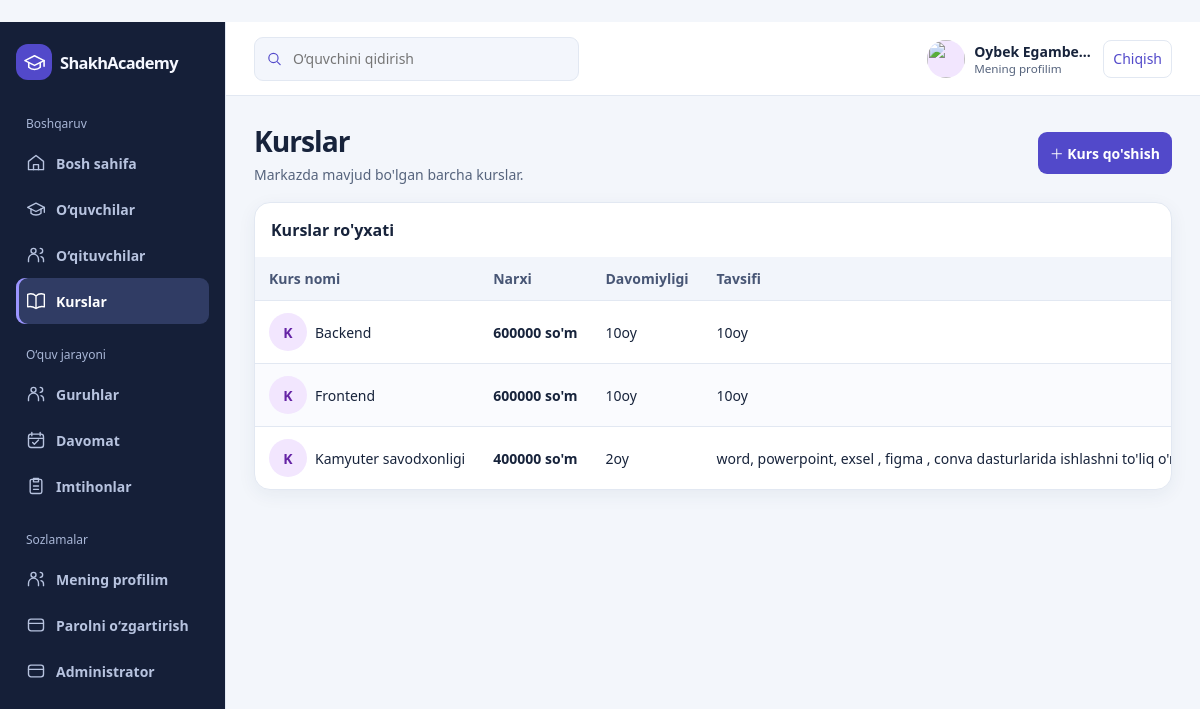
The app's page /courses/ (signed in) with its own data.
### cards/models.py (models this page shows, shortened)
class Course(models.Model):
    title = models.CharField(max_length=150)
    description = models.TextField()
    price = models.IntegerField()
    duration = models.CharField(max_length=100)

### cards/views.py (the view)
# urls.py: path('courses/', views.course_list, name='course_list'),
@login_required
def course_list(request):
    courses = Course.objects.order_by('title')
    return render(request, 'courses.html', {'courses': courses})

### templates/courses.html (shortened to what this page needs)
{% extends "base.html" %}
{% block content %}
<div class="page-head"><div><h1>Kurslar</h1><div class="muted">Markazda mavjud bo'lgan barcha kurslar.</div></div><a class="button" href="/admin/cards/course/add/">＋ Kurs qo'shish</a></div>
<div class="panel"><div class="panel-head"><h2 class="panel-title">Kurslar ro'yxati</h2></div><div class="table-wrap"><table><thead><tr><th>Kurs nomi</th><th>Narxi</th><th>Davomiyligi</th><th>Tavsifi</th></tr></thead><tbody>
{% for course in courses %}<tr><td><div class="person"><span class="person-avatar">K</span>{{ course.title }}</div></td><td><strong>{{ course.price }} so'm</strong></td><td>{{ course.duration }}</td><td>{{ course.description|truncatewords:18 }}</td></tr>{% empty %}<tr><td colspan="4"><div class="empty">Hozircha kurslar mavjud emas.</div></td></tr>{% endfor %}
</tbody></table></div></div>
{% endblock %}

### templates/base.html (shortened to what this page needs)
{% load static %}
<!doctype html>
<html lang="uz">
<head>
  <link rel="stylesheet" href="{% static 'cards/crm.css' %}">
</head>
<body>
<div class="shell">
  <aside class="sidebar" id="navigation" tabindex="0" aria-label="Yon menyu">
    <a class="brand" href="{% url 'dashboard' %}"><span class="brand-mark"><svg><use href="#school"/></svg></span> Shakh<span>Academy</span></a>
    <nav aria-label="Asosiy menyu">
      <p class="nav-label">Boshqaruv</p>
      <a class="nav-link {% if request.resolver_match.url_name == 'dashboard' %}active{% endif %}" href="{% url 'dashboard' %}"><svg><use href="#home"/></svg> Bosh sahifa</a>
      <a class="nav-link {% if '/students/' in request.path %}active{% endif %}" href="{% url 'student_list' %}"><svg><use href="#school"/></svg> O‘quvchilar</a>
      <a class="nav-link {% if '/teachers/' in request.path %}active{% endif %}" href="{% url 'teacher_list' %}"><svg><use href="#users"/></svg> O‘qituvchilar</a>
      <a class="nav-link {% if '/courses/' in request.path %}active{% endif %}" href="{% url 'course_list' %}"><svg><use href="#book"/></svg> Kurslar</a>
      <p class="nav-label">O‘quv jarayoni</p>
      <a class="nav-link {% if '/groups/' in request.path %}active{% endif %}" href="{% url 'group_list' %}"><svg><use href="#users"/></svg> Guruhlar</a>
      <a class="nav-link {% if '/attendance/' in request.path %}active{% endif %}" href="{% url 'attendance' %}"><svg><use href="#calendar"/></svg> Davomat</a>
      <a class="nav-link {% if '/exams/' in request.path %}active{% endif %}" href="{% url 'exam_list' %}"><svg><use href="#clipboard"/></svg> Imtihonlar</a>
      <p class="nav-label">Sozlamalar</p>
      <a class="nav-link {% if request.resolver_match.url_name == 'account_profile' %}active{% endif %}" href="{% url 'account_profile' %}"><svg><use href="#users"/></svg> Mening profilim</a>
      <a class="nav-link {% if '/account/password/' in request.path %}active{% endif %}" href="{% url 'password_change' %}"><svg><use href="#settings"/></svg> Parolni o‘zgartirish</a>
      <a class="nav-link" href="{% url 'admin:index' %}"><svg><use href="#settings"/></svg> Administrator</a>
    </nav>
  </aside>
  <div class="main">
    <header class="topbar">
      <form class="search top-search" action="{% url 'student_list' %}">
        <svg><use href="#search"/></svg>
        <input type="search" name="q" value="{{ student_query }}" placeholder="O‘quvchini qidirish" aria-label="O‘quvchini qidirish">
      </form>
      <div class="account-tools">
        <a class="profile" href="{% url 'account_profile' %}" aria-label="Mening profilim">
          {% include "account_avatar.html" %}
          <span><strong>{{ request.user.get_full_name|default:request.user.username }}</strong><small>Mening profilim</small></span>
        </a>
        <form method="post" action="{% url 'logout' %}">{% csrf_token %}<button class="logout-button" type="submit">Chiqish</button></form>
      </div>
    </header>
    <main class="main-scroll" id="main" tabindex="0" aria-label="Asosiy kontent">
      <div class="content">
        {% block content %}{% endblock %}
      </div>
    </main>
  </div>
</div>
</body>
</html>

### cards/static/cards/crm.css (style rules this page uses)
* { box-sizing: border-box; }
body { margin: 0; }
a { color: inherit; }
button, input, select { font: inherit; }
svg { width: 20px; height: 20px; fill: none; stroke: currentColor; stroke-width: 1.65; stroke-linecap: round; stroke-linejoin: round; }
.shell { --topbar-height: 74px; position: relative; display: grid; grid-template-columns: 226px minmax(0, 1fr); grid-template-rows: minmax(0, 1fr); height: 100vh; height: 100dvh; overflow: hidden; }
.sidebar { background: #151f38; border-right: 1px solid var(--line); padding: 22px 16px; }
.sidebar, .main-scroll { min-height: 0; overflow-y: auto; overscroll-behavior-y: contain; }
.main { display: grid; grid-template-rows: var(--topbar-height) minmax(0, 1fr); min-width: 0; min-height: 0; }
.brand { display: flex; align-items: center; gap: 0; margin-bottom: 35px; color: #f5f7ff; font-size: 1.025rem; font-weight: 800; letter-spacing: -.04em; text-decoration: none; white-space: nowrap; }
.brand > span:last-child { font-weight: 600; }
.brand-mark { display: grid; place-items: center; margin-right: 8px; width: 36px; height: 36px; background: var(--accent); color: white; border-radius: 12px; }
.brand-mark svg { width: 23px; height: 23px; }
.nav-label { color: #a9b7d7; font-size: .75rem; margin: 22px 10px 8px; }
.nav-link { display: flex; align-items: center; gap: 10px; min-height: 46px; padding: 8px 10px; border-radius: 9px; text-decoration: none; font-size: .875rem; font-weight: 600; color: #b7c3df; }
.nav-link svg { flex: none; }
.nav-link:hover, .nav-link.active { color: #fff; background: #303c64; }
.nav-link.active { box-shadow: inset 3px 0 #9c95ff; }
.topbar { display: flex; gap: 14px; align-items: center; justify-content: space-between; background: white; border-bottom: 1px solid var(--line); padding: 0 28px; }
.search { display: flex; align-items: center; gap: 8px; min-width: 0; background: #f3f6fc; border: 1px solid var(--line); padding: 0 11px; border-radius: 9px; color: var(--accent); }
.top-search { width: min(100%, 325px); }
.search svg { flex: none; width: 17px; }
.search input { width: 100%; min-width: 0; min-height: 42px; border: 0; background: transparent; color: #243352; font-size: .875rem; }
.profile { display: flex; align-items: center; gap: 9px; text-decoration: none; font-size: .875rem; }
.profile small { display: block; color: var(--muted); }
.avatar, .person-avatar { display: grid; place-items: center; flex: none; width: 38px; height: 38px; border-radius: 50%; background: #f2e6fe; color: #6524a5; font-weight: 750; }
.content { max-width: 1480px; margin: 0 auto; padding: 26px 28px 46px; }
h1 { margin: 0 0 19px; font-size: clamp(1.45rem, 2.35vw, 1.9rem); letter-spacing: -.035em; }
h2 { margin: 0; font-size: 1rem; }
.metric, .panel { background: white; border: 1px solid var(--line); border-radius: 16px; box-shadow: 0 5px 18px #233b6510; }
.page-head, .panel-head { display: flex; align-items: center; justify-content: space-between; flex-wrap: wrap; gap: 12px; }
.page-head { margin-bottom: 18px; }
.page-head h1 { margin-bottom: 5px; }
.panel-head { padding: 16px; }
.panel-title { margin: 0; }
.table-wrap { overflow-x: auto; }
table { width: 100%; white-space: nowrap; border-collapse: collapse; text-align: left; font-size: .875rem; }
th, td { padding: 12px 14px; border-bottom: 1px solid var(--line); }
th { color: #485675; background: #f2f5fb; font-weight: 650; }
tbody tr:nth-child(even) { background: #fafbfe; }
tbody tr:last-child td { border-bottom: 0; }
.exam-tools, .toolbar, .row-actions, .person, .pagination { display: flex; align-items: center; gap: 8px; }
.muted, .empty { color: var(--muted); font-size: .875rem; }
.button { display: inline-flex; align-items: center; justify-content: center; min-height: 42px; padding: 8px 12px; border: 0; border-radius: 9px; background: var(--accent); color: white; font-size: .875rem; font-weight: 650; text-decoration: none; cursor: pointer; }
.account-tools { display: flex; align-items: center; flex: none; gap: 9px; }
.account-tools form { margin: 0; }
.logout-button { min-height: 38px; padding: 5px 9px; border: 1px solid var(--line); border-radius: 8px; color: var(--accent); background: white; font-size: .875rem; cursor: pointer; }
.table-wrap { max-width: 100%; }
.profile strong { display: block; max-width: 15ch; overflow: hidden; text-overflow: ellipsis; white-space: nowrap; }

### records on screen
Course: title "Backend", price "600000", duration "10oy", description "10oy"
Course: title "Frontend", price "600000", duration "10oy", description "10oy"
Course: title "Kamyuter savodxonligi", price "400000", duration "2oy", description "word, powerpoint, exsel , figma , conva dasturlarida ishlashni to'liq…"

### other values on screen
{{ request.user.get_full_name|default:request.user.username }} "Oybek Egambe…"
